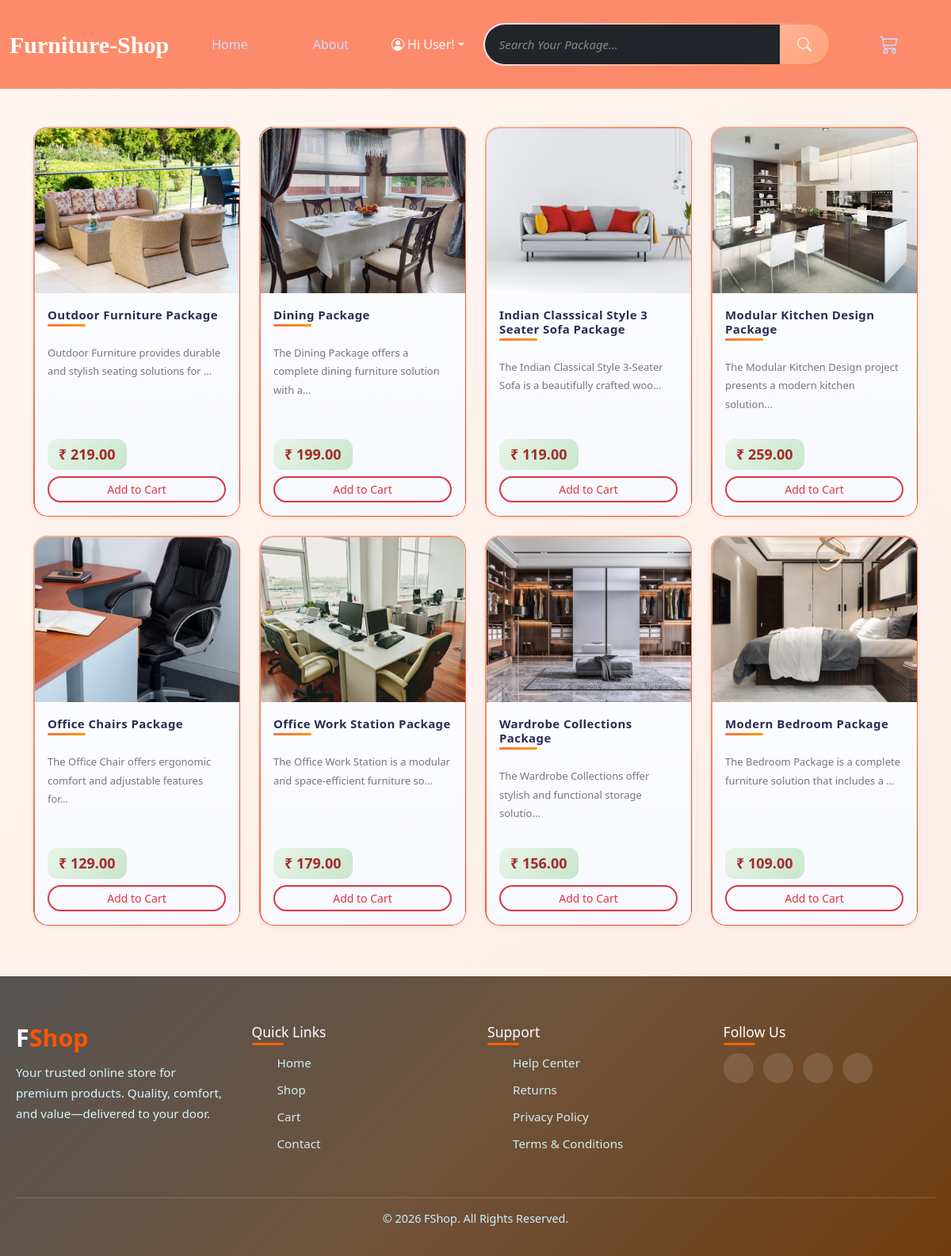
The page /products/all/ on the database its author committed.
### products/models.py (models this page shows, shortened)
class Product(models.Model):
    title = models.CharField(max_length=255)
    desc = models.TextField(max_length=500)
    price = models.DecimalField(max_digits=10, decimal_places=2)
    stock = models.PositiveIntegerField()
    thumbnail = models.ImageField(upload_to='products/thumbnails/')
    created_at = models.DateTimeField(auto_now_add=True)
    updated_at = models.DateTimeField(auto_now=True)

### products/views.py (the view)
# urls.py: path('all/', productsView, name = 'products'),
def productsView(request):
    template = 'products/products.html'
    context = {
        'products' : Product.objects.all(),
        'current_page' : 'products'
    }
    return render(request, template, context)

### templates/products/products.html (shortened to what this page needs)
{% extends 'base/base.html' %}
{% block content %}
<section class="d-flex justify-content-center align-items-center pt-4">
</section>
<section>
    <div>
        {% include 'products/includes/productsSection.html' %}
    </div>
</section>
{% endblock %}

### templates/products/includes/productsSection.html (shortened to what this page needs)
<section id="products-container" class="container my-4" data-add-url = "{% url 'add_to_cart' %}">
    <div class="row g-4">
        {% for product in products %}
            <div class="col-12 col-sm-6 col-md-4 col-lg-3">
                {% include 'products/includes/productCard.html' %}
            </div>
        {% empty %}
            <div class="col-12 text-center">
                <p class="text-muted">No products available.</p>
            </div>
        {% endfor %}
    </div>
</section>

### templates/products/includes/productCard.html (shortened to what this page needs)
<div class="card product-card h-100 shadow-sm" data-product-id = "{{product.id}}">
    {% if product.thumbnail %}
        <img src="{{ product.thumbnail.url }}"
             class="card-img-top product-thumb"
             alt="{{ product.title }}">
    {% else %}
        <div class="product-thumb placeholder-img">
            No Image
        </div>
    {% endif %}
    <div class="card-body d-flex flex-column">
        <a href="{% url 'product_details' product.pk %}" class="no-decoration">
        <h6 class="card-title product-title">
            {{ product.title }}
        </h6>
        </a>
        <p class="card-text product-desc">
            {{ product.desc|truncatechars:70 }}
        </p>
        <div class="mt-auto">
            <div class="product-price mb-2">
                ₹ {{ product.price }}
            </div>
            {% if product.stock > 0 %}
                <button class="btn btn-sm btn-outline-danger w-100 add-to-cart">
                    Add to Cart
                </button>
            {% else %}
                <button class="btn btn-sm btn-secondary w-100" disabled>
                    Out of Stock
                </button>
            {% endif %}
        </div>
    </div>
</div>

### static/css/design.css (style rules this page uses)
* { margin: 0; padding: 0; box-sizing: border-box; font-family: "Poppins", system-ui, sans-serif; }
.no-decoration { text-decoration: none; color: inherit; }
.product-title { font-weight: 800; font-size: 1.5rem; margin-bottom: 14px; color: #1f1f1f; letter-spacing: 0.4px; position: relative; }
.product-title::after { content: ""; position: absolute; left: 0; bottom: -6px; width: 48px; height: 3px; border-radius: 6px; background: linear-gradient(90deg, #ff7043, #ff9800); }
.product-desc { margin-top: 14px; color: #555; line-height: 1.8; font-size: 0.98rem; }
.product-price { margin-top: 20px; font-weight: 800; font-size: 1.35rem; color: #2e7d32; display: inline-block; padding: 6px 14px; border-radius: 12px; background: linear-gradient(135deg, #e8f5e9, #c8e6c9); }

### templates/products/includes/productCard.html (style rules this page uses)
.product-card { position: relative; border: none !important; border-radius: 18px; overflow: hidden; background: linear-gradient(180deg, #ffffff, #f7f9ff); transition: 0.45s ease; }
.product-card::before { content: ""; position: absolute; inset: 0; padding: 1.5px; border-radius: 18px; background: linear-gradient(135deg, #f5b193, #fd3503); -webkit-mask: linear-gradient(#fff 0 0) content-box, linear-gradient(#fff 0 0); -webkit-mask-composite: xor; mask-composite: exclude; pointer-events: none; }
.product-thumb { height: 210px; object-fit: cover; transition: 0.5s ease; }
.product-card .card-body { padding: 18px; }
.product-title { font-size: 15px; font-weight: 600; color: #2c2c54; transition: 0.3s; }
.product-desc { font-size: 13px; color: #777; margin-bottom: 12px; }
.product-price { font-size: 18px; font-weight: 700; color: brown; }
.product-card .btn { border-radius: 30px; transition: 0.35s ease; }
.product-card .btn-outline-danger { border-width: 2px; font-weight: 500; }
.no-decoration { text-decoration: none; }

### rows shown on the page
Product: thumbnail (picture), title "Outdoor Furniture Package", desc "Outdoor Furniture provides durable and stylish seating solutions for …", price "219.00", stock "Add to Cart"
Product: thumbnail (picture), title "Dining Package", desc "The Dining Package offers a complete dining furniture solution with a…", price "199.00", stock "Add to Cart"
Product: thumbnail (picture), title "Indian Classsical Style 3 Seater Sofa Package", desc "The Indian Classical Style 3-Seater Sofa is a beautifully crafted woo…", price "119.00", stock "Add to Cart"
Product: thumbnail (picture), title "Modular Kitchen Design Package", desc "The Modular Kitchen Design project presents a modern kitchen solution…", price "259.00", stock "Add to Cart"
Product: thumbnail (picture), title "Office Chairs Package", desc "The Office Chair offers ergonomic comfort and adjustable features for…", price "129.00", stock "Add to Cart"
Product: thumbnail (picture), title "Office Work Station Package", desc "The Office Work Station is a modular and space-efficient furniture so…", price "179.00", stock "Add to Cart"
Product: thumbnail (picture), title "Wardrobe Collections Package", desc "The Wardrobe Collections offer stylish and functional storage solutio…", price "156.00", stock "Add to Cart"
Product: thumbnail (picture), title "Modern Bedroom Package", desc "The Bedroom Package is a complete furniture solution that includes a …", price "109.00", stock "Add to Cart"
